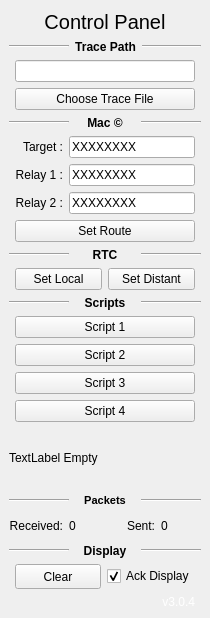
  <widget class="QDockWidget" name="dockWidget">
   <property name="minimumSize">
    <size>
     <width>210</width>
     <height>618</height>
    </size>
   </property>
   <property name="maximumSize">
    <size>
     <width>524287</width>
     <height>524287</height>
    </size>
   </property>
   <property name="features">
    <set>QDockWidget::DockWidgetFloatable|QDockWidget::DockWidgetMovable</set>
   </property>
   <property name="allowedAreas">
    <set>Qt::LeftDockWidgetArea|Qt::RightDockWidgetArea</set>
   </property>
   <attribute name="dockWidgetArea">
    <number>1</number>
   </attribute>
   <widget class="QWidget" name="dockWidgetContent">
    <property name="styleSheet">
     <string notr="true"/>
    </property>
    <layout class="QGridLayout" name="gridLayout">
     <item row="3" column="0">
      <layout class="QHBoxLayout" name="horizontalLayout_31">
       <item>
        <widget class="Line" name="line_4">
         <property name="orientation">
          <enum>Qt::Horizontal</enum>
         </property>
        </widget>
       </item>
       <item>
        <widget class="QLabel" name="label_3">
         <property name="font">
          <font>
           <weight>75</weight>
           <bold>true</bold>
          </font>
         </property>
         <property name="text">
          <string>Trace Path</string>
         </property>
         <property name="alignment">
          <set>Qt::AlignCenter</set>
         </property>
        </widget>
       </item>
       <item>
        <widget class="Line" name="line_3">
         <property name="orientation">
          <enum>Qt::Horizontal</enum>
         </property>
        </widget>
       </item>
      </layout>
     </item>
     <item row="13" column="0">
      <layout class="QGridLayout" name="gridLayout_19">
       <property name="leftMargin">
        <number>6</number>
       </property>
       <property name="rightMargin">
        <number>6</number>
       </property>
       <item row="0" column="0">
        <widget class="QPushButton" name="pushButton_Script_1">
         <property name="contextMenuPolicy">
          <enum>Qt::CustomContextMenu</enum>
         </property>
         <property name="styleSheet">
          <string notr="true">text-color:red;</string>
         </property>
         <property name="text">
          <string>Script 1</string>
         </property>
        </widget>
       </item>
       <item row="2" column="0">
        <widget class="QPushButton" name="pushButton_Script_3">
         <property name="contextMenuPolicy">
          <enum>Qt::CustomContextMenu</enum>
         </property>
         <property name="text">
          <string>Script 3</string>
         </property>
        </widget>
       </item>
       <item row="1" column="0">
        <widget class="QPushButton" name="pushButton_Script_2">
         <property name="contextMenuPolicy">
          <enum>Qt::CustomContextMenu</enum>
         </property>
         <property name="text">
          <string>Script 2</string>
         </property>
        </widget>
       </item>
       <item row="3" column="0">
        <widget class="QPushButton" name="pushButton_Script_4">
         <property name="contextMenuPolicy">
          <enum>Qt::CustomContextMenu</enum>
         </property>
         <property name="text">
          <string>Script 4</string>
         </property>
        </widget>
       </item>
      </layout>
     </item>
     <item row="6" column="0">
      <layout class="QGridLayout" name="gridLayout_17">
       <property name="leftMargin">
        <number>6</number>
       </property>
       <property name="rightMargin">
        <number>6</number>
       </property>
       <item row="0" column="0">
        <widget class="QLabel" name="label_MacTarget_Reader">
         <property name="text">
          <string>Target :</string>
         </property>
         <property name="alignment">
          <set>Qt::AlignRight|Qt::AlignTrailing|Qt::AlignVCenter</set>
         </property>
        </widget>
       </item>
       <item row="0" column="1">
        <widget class="QLineEdit" name="lineEdit_AddressMacTarget">
         <property name="text">
          <string>XXXXXXXX</string>
         </property>
        </widget>
       </item>
       <item row="1" column="0">
        <widget class="QLabel" name="label_Address_Relay_1">
         <property name="text">
          <string>Relay 1 :</string>
         </property>
         <property name="alignment">
          <set>Qt::AlignRight|Qt::AlignTrailing|Qt::AlignVCenter</set>
         </property>
        </widget>
       </item>
       <item row="1" column="1">
        <widget class="QLineEdit" name="lineEdit_AddressRelay_1">
         <property name="text">
          <string>XXXXXXXX</string>
         </property>
        </widget>
       </item>
       <item row="2" column="1">
        <widget class="QLineEdit" name="lineEdit_AddressRelay_2">
         <property name="text">
          <string>XXXXXXXX</string>
         </property>
        </widget>
       </item>
       <item row="2" column="0">
        <widget class="QLabel" name="label_Address_Relay_2">
         <property name="text">
          <string>Relay 2 :</string>
         </property>
         <property name="alignment">
          <set>Qt::AlignRight|Qt::AlignTrailing|Qt::AlignVCenter</set>
         </property>
        </widget>
       </item>
      </layout>
     </item>
     <item row="12" column="0">
      <layout class="QHBoxLayout" name="horizontalLayout_8">
       <item>
        <widget class="Line" name="line_9">
         <property name="orientation">
          <enum>Qt::Horizontal</enum>
         </property>
        </widget>
       </item>
       <item>
        <widget class="QLabel" name="label_23">
         <property name="font">
          <font>
           <weight>75</weight>
           <bold>true</bold>
          </font>
         </property>
         <property name="text">
          <string>Scripts</string>
         </property>
         <property name="alignment">
          <set>Qt::AlignCenter</set>
         </property>
        </widget>
       </item>
       <item>
        <widget class="Line" name="line_10">
         <property name="orientation">
          <enum>Qt::Horizontal</enum>
         </property>
        </widget>
       </item>
      </layout>
     </item>
     <item row="5" column="0">
      <layout class="QHBoxLayout" name="horizontalLayout_7">
       <item>
        <widget class="Line" name="line_5">
         <property name="orientation">
          <enum>Qt::Horizontal</enum>
         </property>
        </widget>
       </item>
       <item>
        <widget class="QLabel" name="label_4">
         <property name="font">
          <font>
           <weight>75</weight>
           <bold>true</bold>
          </font>
         </property>
         <property name="text">
          <string>Mac ©</string>
         </property>
         <property name="alignment">
          <set>Qt::AlignCenter</set>
         </property>
        </widget>
       </item>
       <item>
        <widget class="Line" name="line_6">
         <property name="orientation">
          <enum>Qt::Horizontal</enum>
         </property>
        </widget>
       </item>
      </layout>
     </item>
     <item row="8" column="0">
      <layout class="QGridLayout" name="gridLayout_21">
       <property name="leftMargin">
        <number>6</number>
       </property>
       <property name="rightMargin">
        <number>6</number>
       </property>
       <item row="0" column="0">
        <widget class="QPushButton" name="pushButton_SetRoute">
         <property name="text">
          <string>Set Route</string>
         </property>
        </widget>
       </item>
      </layout>
     </item>
     <item row="10" column="0">
      <layout class="QHBoxLayout" name="horizontalLayout">
       <item>
        <widget class="Line" name="line_RTC">
         <property name="orientation">
          <enum>Qt::Horizontal</enum>
         </property>
        </widget>
       </item>
       <item>
        <widget class="QLabel" name="label_RTC">
         <property name="font">
          <font>
           <weight>75</weight>
           <bold>true</bold>
          </font>
         </property>
         <property name="text">
          <string>RTC</string>
         </property>
         <property name="alignment">
          <set>Qt::AlignCenter</set>
         </property>
        </widget>
       </item>
       <item>
        <widget class="Line" name="line_RTC_2">
         <property name="orientation">
          <enum>Qt::Horizontal</enum>
         </property>
        </widget>
       </item>
      </layout>
     </item>
     <item row="11" column="0">
      <layout class="QGridLayout" name="gridLayout_RTC">
       <property name="leftMargin">
        <number>6</number>
       </property>
       <property name="rightMargin">
        <number>6</number>
       </property>
       <item row="0" column="0">
        <widget class="QPushButton" name="pushButton_SetLocalRTC">
         <property name="enabled">
          <bool>true</bool>
         </property>
         <property name="maximumSize">
          <size>
           <width>90</width>
           <height>16777215</height>
          </size>
         </property>
         <property name="text">
          <string>Set Local</string>
         </property>
        </widget>
       </item>
       <item row="0" column="1">
        <widget class="QPushButton" name="pushButton_SetRTCDistant">
         <property name="contextMenuPolicy">
          <enum>Qt::CustomContextMenu</enum>
         </property>
         <property name="text">
          <string>Set Distant</string>
         </property>
        </widget>
       </item>
      </layout>
     </item>
     <item row="23" column="0">
      <layout class="QGridLayout" name="gridLayout_Dsiplay">
       <property name="leftMargin">
        <number>6</number>
       </property>
       <property name="topMargin">
        <number>0</number>
       </property>
       <property name="rightMargin">
        <number>6</number>
       </property>
       <property name="bottomMargin">
        <number>0</number>
       </property>
       <property name="horizontalSpacing">
        <number>6</number>
       </property>
       <item row="1" column="1">
        <widget class="QLabel" name="label_Version">
         <property name="minimumSize">
          <size>
           <width>0</width>
           <height>0</height>
          </size>
         </property>
         <property name="maximumSize">
          <size>
           <width>16777215</width>
           <height>15</height>
          </size>
         </property>
         <property name="palette">
          <palette>
           <active>
            <colorrole role="WindowText">
             <brush brushstyle="SolidPattern">
              <color alpha="255">
               <red>255</red>
               <green>255</green>
               <blue>255</blue>
              </color>
             </brush>
            </colorrole>
            <colorrole role="Button">
             <brush brushstyle="SolidPattern">
              <color alpha="255">
               <red>90</red>
               <green>173</green>
               <blue>161</blue>
              </color>
             </brush>
            </colorrole>
            <colorrole role="Base">
             <brush brushstyle="SolidPattern">
              <color alpha="255">
               <red>90</red>
               <green>173</green>
               <blue>161</blue>
              </color>
             </brush>
            </colorrole>
            <colorrole role="Window">
             <brush brushstyle="SolidPattern">
              <color alpha="255">
               <red>90</red>
               <green>173</green>
               <blue>161</blue>
              </color>
             </brush>
            </colorrole>
           </active>
           <inactive>
            <colorrole role="WindowText">
             <brush brushstyle="SolidPattern">
              <color alpha="255">
               <red>255</red>
               <green>255</green>
               <blue>255</blue>
              </color>
             </brush>
            </colorrole>
            <colorrole role="Button">
             <brush brushstyle="SolidPattern">
              <color alpha="255">
               <red>90</red>
               <green>173</green>
               <blue>161</blue>
              </color>
             </brush>
            </colorrole>
            <colorrole role="Base">
             <brush brushstyle="SolidPattern">
              <color alpha="255">
               <red>90</red>
               <green>173</green>
               <blue>161</blue>
              </color>
             </brush>
            </colorrole>
            <colorrole role="Window">
             <brush brushstyle="SolidPattern">
              <color alpha="255">
               <red>90</red>
               <green>173</green>
               <blue>161</blue>
              </color>
             </brush>
            </colorrole>
           </inactive>
           <disabled>
            <colorrole role="WindowText">
             <brush brushstyle="SolidPattern">
              <color alpha="255">
               <red>45</red>
               <green>86</green>
               <blue>80</blue>
              </color>
             </brush>
            </colorrole>
            <colorrole role="Button">
             <brush brushstyle="SolidPattern">
              <color alpha="255">
               <red>90</red>
               <green>173</green>
               <blue>161</blue>
              </color>
             </brush>
            </colorrole>
            <colorrole role="Base">
             <brush brushstyle="SolidPattern">
              <color alpha="255">
               <red>90</red>
               <green>173</green>
               <blue>161</blue>
              </color>
             </brush>
            </colorrole>
            <colorrole role="Window">
             <brush brushstyle="SolidPattern">
              <color alpha="255">
               <red>90</red>
               <green>173</green>
               <blue>161</blue>
              </color>
             </brush>
            </colorrole>
           </disabled>
          </palette>
         </property>
         <property name="font">
          <font>
           <weight>50</weight>
           <bold>false</bold>
          </font>
         </property>
         <property name="toolTip">
          <string>SoDevLog © 2016</string>
         </property>
         <property name="text">
          <string>v3.0.4</string>
         </property>
         <property name="alignment">
          <set>Qt::AlignBottom|Qt::AlignRight|Qt::AlignTrailing</set>
         </property>
        </widget>
       </item>
       <item row="0" column="1">
        <widget class="QCheckBox" name="checkBox_AckDisplay">
         <property name="toolTip">
          <string>Show Acknowledges on scripting window</string>
         </property>
         <property name="styleSheet">
          <string notr="true"/>
         </property>
         <property name="text">
          <string>Ack Display</string>
         </property>
         <property name="checked">
          <bool>true</bool>
         </property>
        </widget>
       </item>
       <item row="0" column="0">
        <widget class="QPushButton" name="pushButton_ClearCurrentTableWidget">
         <property name="minimumSize">
          <size>
           <width>0</width>
           <height>25</height>
          </size>
         </property>
         <property name="text">
          <string>Clear</string>
         </property>
         <property name="icon">
          <iconset resource="cloverviewer.qrc">
           <normaloff>:/Icons/chisel_blue.ico</normaloff>:/Icons/chisel_blue.ico</iconset>
         </property>
        </widget>
       </item>
      </layout>
     </item>
     <item row="18" column="0">
      <widget class="QLabel" name="label_Empty_3">
       <property name="text">
        <string>TextLabel Empty</string>
       </property>
      </widget>
     </item>
     <item row="0" column="0">
      <widget class="QLabel" name="label_Titre1">
       <property name="maximumSize">
        <size>
         <width>16777215</width>
         <height>25</height>
        </size>
       </property>
       <property name="font">
        <font>
         <pointsize>15</pointsize>
        </font>
       </property>
       <property name="text">
        <string>Control Panel</string>
       </property>
       <property name="alignment">
        <set>Qt::AlignCenter</set>
       </property>
      </widget>
     </item>
     <item row="21" column="0">
      <layout class="QHBoxLayout" name="horizontalLayout_Display">
       <item>
        <widget class="Line" name="line_Display1">
         <property name="orientation">
          <enum>Qt::Horizontal</enum>
         </property>
        </widget>
       </item>
       <item>
        <widget class="QLabel" name="label_Display">
         <property name="font">
          <font>
           <weight>75</weight>
           <bold>true</bold>
          </font>
         </property>
         <property name="text">
          <string>Display</string>
         </property>
         <property name="alignment">
          <set>Qt::AlignCenter</set>
         </property>
        </widget>
       </item>
       <item>
        <widget class="Line" name="line_Display2">
         <property name="orientation">
          <enum>Qt::Horizontal</enum>
         </property>
        </widget>
       </item>
      </layout>
     </item>
     <item row="4" column="0">
      <layout class="QVBoxLayout" name="verticalLayout_TracePath">
       <property name="leftMargin">
        <number>6</number>
       </property>
       <property name="rightMargin">
        <number>6</number>
       </property>
       <item>
        <widget class="QLineEdit" name="lineEdit_SaveLogFileName">
         <property name="contextMenuPolicy">
          <enum>Qt::CustomContextMenu</enum>
         </property>
         <property name="toolTip">
          <string>&lt;html&gt;&lt;head/&gt;&lt;body&gt;&lt;p&gt;Right click to Open trace file, &lt;/p&gt;&lt;p&gt;Delete if you don't want traces&lt;/p&gt;&lt;/body&gt;&lt;/html&gt;</string>
         </property>
        </widget>
       </item>
       <item>
        <widget class="QPushButton" name="pushButton_SaveLogFilePath">
         <property name="text">
          <string>Choose Trace File</string>
         </property>
        </widget>
       </item>
      </layout>
     </item>
     <item row="19" column="0">
      <layout class="QHBoxLayout" name="horizontalLayout_6">
       <property name="sizeConstraint">
        <enum>QLayout::SetMinimumSize</enum>
       </property>
       <item>
        <widget class="Line" name="line">
         <property name="orientation">
          <enum>Qt::Horizontal</enum>
         </property>
        </widget>
       </item>
       <item>
        <widget class="QLabel" name="label_7">
         <property name="minimumSize">
          <size>
           <width>0</width>
           <height>0</height>
          </size>
         </property>
         <property name="font">
          <font>
           <pointsize>8</pointsize>
           <weight>75</weight>
           <bold>true</bold>
          </font>
         </property>
         <property name="text">
          <string>Packets</string>
         </property>
         <property name="alignment">
          <set>Qt::AlignCenter</set>
         </property>
        </widget>
       </item>
       <item>
        <widget class="Line" name="line_2">
         <property name="orientation">
          <enum>Qt::Horizontal</enum>
         </property>
        </widget>
       </item>
      </layout>
     </item>
     <item row="20" column="0">
      <layout class="QGridLayout" name="gridLayout_10">
       <property name="sizeConstraint">
        <enum>QLayout::SetMinimumSize</enum>
       </property>
       <item row="0" column="1">
        <widget class="QLabel" name="label_PacketsReceived">
         <property name="text">
          <string>0</string>
         </property>
        </widget>
       </item>
       <item row="0" column="0">
        <widget class="QLabel" name="label_15">
         <property name="maximumSize">
          <size>
           <width>16777215</width>
           <height>25</height>
          </size>
         </property>
         <property name="text">
          <string>Received:</string>
         </property>
         <property name="alignment">
          <set>Qt::AlignRight|Qt::AlignTrailing|Qt::AlignVCenter</set>
         </property>
        </widget>
       </item>
       <item row="0" column="2">
        <widget class="QLabel" name="label_16">
         <property name="maximumSize">
          <size>
           <width>16777215</width>
           <height>25</height>
          </size>
         </property>
         <property name="text">
          <string>Sent:</string>
         </property>
         <property name="alignment">
          <set>Qt::AlignRight|Qt::AlignTrailing|Qt::AlignVCenter</set>
         </property>
        </widget>
       </item>
       <item row="0" column="3">
        <widget class="QLabel" name="label_PacketSent">
         <property name="text">
          <string>0</string>
         </property>
        </widget>
       </item>
      </layout>
     </item>
    </layout>
   </widget>
  </widget>
